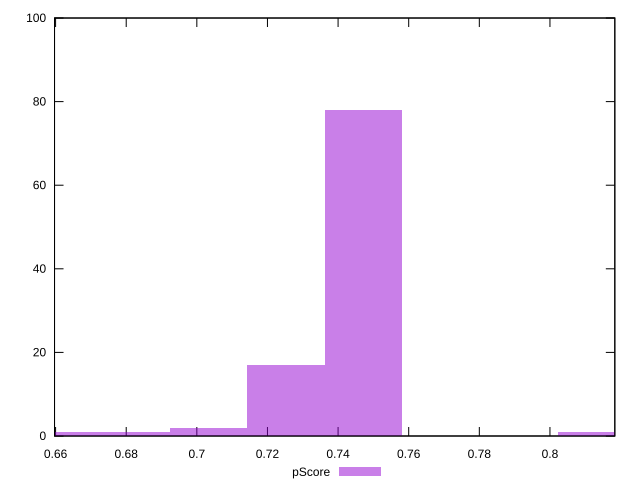

Write the gnuplot code that produced this figure.
reset

$pScore <<EOF
0.7472247853264399 78
0.813156384031714 1
0.6593159870527411 1
0.7252475857580152 17
0.7032703861895905 2
0.6812931866211658 1
EOF

set key outside below
set boxwidth 0.021977199568424702
set xrange [0.6597011111111111:0.8183716654777526]
set yrange [0:100]
set trange [0:100]
set style fill transparent solid 0.5 noborder
set terminal svg size 640, 490 enhanced background rgb 'white'
set output "reports/report_00028_2021-02-24T12-49-42.674Z/uses-rel-preconnect/samples/astro/pScore/histogram.svg"

plot $pScore title "pScore" with boxes

reset
